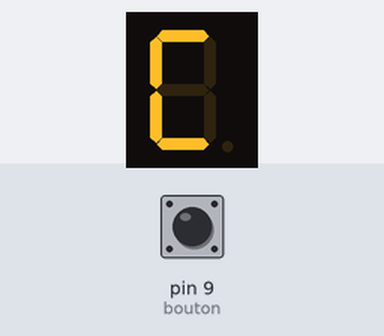
This sketch was run on a simulated Arduino Uno, built with avr-gcc and run on an emulated ATmega328P. Shown: 1-digit seven-segment display. Wiring (inferred from the names in the program): 1-digit 7-segment display, segments lit when LOW: segments pin 2, pin 3, pin 4, pin 5, pin 6, pin 7, pin 8. The inputs (shaded band) are chosen by the test bench; at power-on: pin 9 (bouton) HIGH. The segment pins are drawn as the display they are named for.

Above: at 3.8 s.
3.9 s: pin 9 (bouton) pulled LOW for 1.8 s
At 4.4 s:
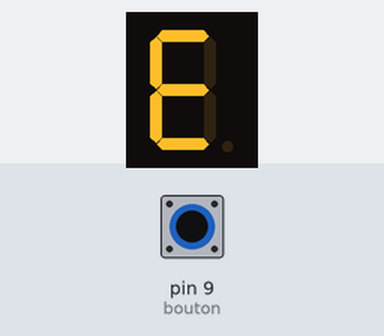
At 4.9 s:
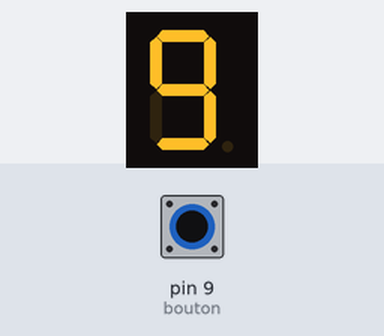
Timing chart, 0 to 6.9 s (numbered marks = the images above; inputs shaded):
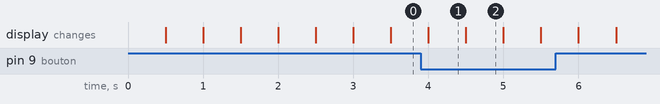

The sketch:

sketch_sep30a.ino
```cpp
int seg[7] = {2, 3, 4, 5, 6, 7, 8};
int bouton = 9;


// Table des chiffres 9 -> 0
// Ordre : A B C D E F G
byte chiffres[10][7] = {
  {0,0,0,0,0,0,1}, // 0
  {1,0,0,1,1,1,1}, // 1
  {0,0,1,0,0,1,0}, // 2
  {0,0,0,0,1,1,0}, // 3
  {1,0,0,1,1,0,0}, // 4
  {0,1,0,0,1,0,0}, // 5
  {0,1,0,0,0,0,0}, // 6
  {0,0,0,1,1,1,1}, // 7
  {0,0,0,0,0,0,0}, // 8
  {0,0,0,0,1,0,0}  // 9
};


// Fonction pour éteindre tous les segments
void eteindre()
{
  for (int i = 0; i < 7; i++)
  {
    digitalWrite(seg[i], HIGH);
  }
}


// Fonction pour afficher un chiffre
void afficherChiffre(int n)
{
  for (int i = 0; i < 7; i++)
  {
    digitalWrite(seg[i], chiffres[n][i]);
  }
}


// Fonction pour afficher A
void afficherA()
{
  // A B C D E F G
  byte A[7] = {0,0,0,1,0,0,0};

  for (int i = 0; i < 7; i++)
  {
    digitalWrite(seg[i], A[i]);
  }
}


// Fonction pour afficher C
void afficherC()
{
  // A B C D E F G
  byte C[7] = {0,1,1,0,0,0,1};

  for (int i = 0; i < 7; i++)
  {
    digitalWrite(seg[i], C[i]);
  }
}


// Fonction pour afficher E
void afficherE()
{
  // A B C D E F G
  byte E[7] = {0,1,1,0,0,0,0};

  for (int i = 0; i < 7; i++)
  {
    digitalWrite(seg[i], E[i]);
  }
}


void setup()
{
  // Segments en sortie
  for (int i = 0; i < 7; i++)
  {
    pinMode(seg[i], OUTPUT);
  }

  // Bouton avec résistance de tirage vers le haut
  pinMode(bouton, INPUT_PULLUP);

  // Éteindre au démarrage
  eteindre();
}


void loop()
{
  if (digitalRead(bouton) == LOW)
  {
    // Afficher 9 jusqu'à 0
    for (int n = 9; n >= 0; n--)
    {
      afficherChiffre(n);
      delay(500);
    }
  }

  else
  {
    // Si bouton non appuyé :
    // A -> C -> E

    afficherA();
    delay(500);

    afficherC();
    delay(500);

    afficherE();
    delay(500);
  }
}
```

Measured:
- after the input at 3.9 s, the display: first differs from a run without the input after 0.60 s (image 2)
- what the display in image 1 shows lasts 0.5 s, from 4.0 s to 4.5 s
